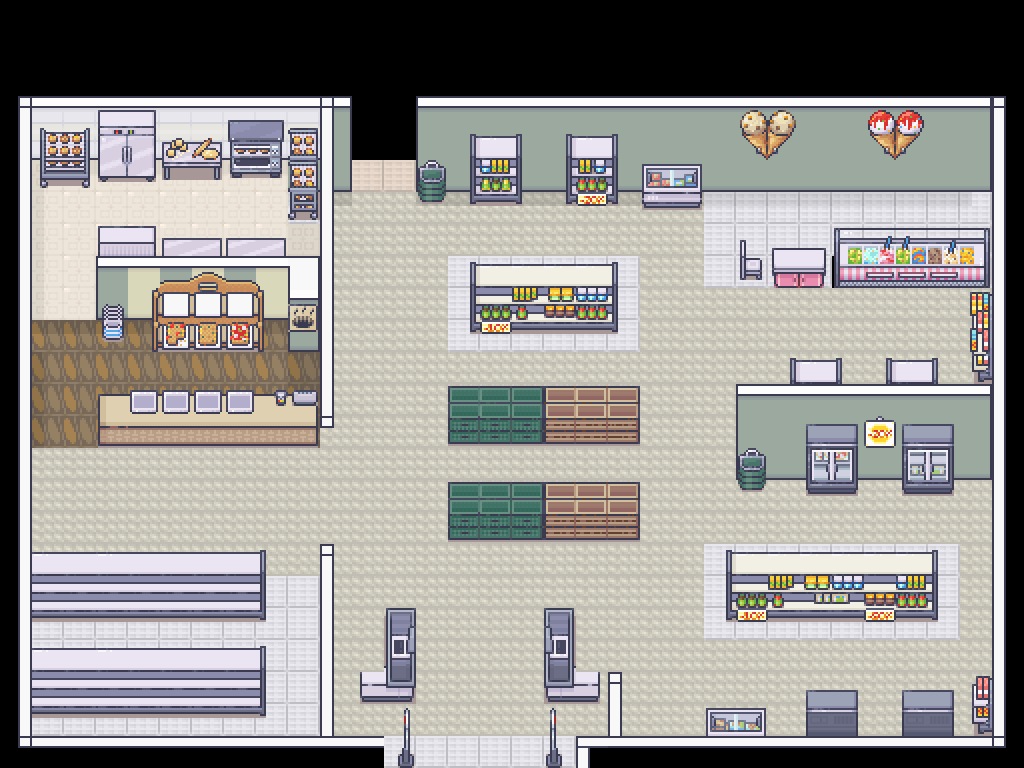

Tiled map render using the project's own tile images. Description and the map definition, with tile-layer contents summarised, below:
An orthogonal 32x24 tile map with 32x32 px tiles, 4 tile layers (Tile Layer 1, Tile Layer 2, Tile Layer 3, Tile Layer 4), 5 tilesets.

<map version="1.8" tiledversion="1.8.4" orientation="orthogonal" renderorder="right-down" width="32" height="24" tilewidth="32" tileheight="32" infinite="0" nextlayerid="8" nextobjectid="2">
 <tileset firstgid="1" name="1_Generic_32x32" tilewidth="32" tileheight="32" tilecount="1248" columns="16">
  <image source="1_Generic_32x32.png" width="512" height="2496" />
 </tileset>
 <tileset firstgid="1249" name="16_Grocery_store_32x32" tilewidth="32" tileheight="32" tilecount="1248" columns="16">
  <image source="16_Grocery_store_32x32.png" width="512" height="2496" />
 </tileset>
 <tileset firstgid="2497" name="17_Visibile_Upstairs_System_32x32" tilewidth="32" tileheight="32" tilecount="432" columns="16">
  <image source="17_Visibile_Upstairs_System_32x32.png" width="512" height="864" />
 </tileset>
 <tileset firstgid="2929" name="24_Ice_Cream_Shop_32x32" tilewidth="32" tileheight="32" tilecount="272" columns="16">
  <image source="24_Ice_Cream_Shop_32x32.png" width="512" height="544" />
 </tileset>
 <tileset firstgid="3201" name="Tileset_32x32_18" tilewidth="32" tileheight="32" tilecount="192" columns="12">
  <image source="Tileset_32x32_18.png" width="384" height="512" />
 </tileset>
 <layer id="1" name="Tile Layer 1" width="32" height="24">
  <data>[768 cells, 665 non-empty, 42 distinct tile ids]</data>
 </layer>
 <layer id="2" name="Tile Layer 2" width="32" height="24">
  <data>[768 cells, 283 non-empty, 131 distinct tile ids]</data>
 </layer>
 <layer id="3" name="Tile Layer 3" width="32" height="24">
  <data>[768 cells, 47 non-empty, 36 distinct tile ids]</data>
 </layer>
 <layer id="4" name="Tile Layer 4" width="32" height="24">
  <data>[768 cells, 28 non-empty, 18 distinct tile ids]</data>
 </layer>
</map>
